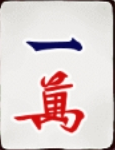
#> input picture android/app/src/main/python/recognition/images/labelled/1m.png, 115 x 150 px
$ python -i bank_transfer.py   (imports and definitions only)
#> lines starting #> are read from the running program, lines starting #| are printed output that depends on the picture
### android/app/src/main/python/recognition/tencent_grid_detector.py
# -*- coding: utf-8 -*-
import os
import sys
import threading
from concurrent.futures import ThreadPoolExecutor
from typing import Dict, List, Optional, Set, Tuple

import cv2
import numpy as np

from .detector import Detector
from .stage import DetectionResult, Stage
from utils.stubs import CVImage, Rect

# 模板几何基准。`extract_face` 把任意裁片归一到 FACE_W x FACE_H 的画布，
# `_build_cores` 的两刀就按这个画布写；所以**任何**模板（含手绘主库、含各平台
# bank）在切片前都必须先落到同一画布上，否则切出来的核尺寸不齐，
# `matchTemplate` 的分数在不同类之间不可比（实测教训见 _build_cores 的 docstring）。
FACE_W, FACE_H = 80, 120
CORE_X0, CORE_X1 = 12, 68              # 核的横向窗口（两侧剔掉牌框与象牙边）
CORE_Y0, CORE_Y1 = 16, 104             # 普通牌的纵向窗口
CORE_BTN_Y0 = 44                       # 带顶标（癞子/春天）时的纵向上沿
CORE_W, CORE_H = CORE_X1 - CORE_X0, CORE_Y1 - CORE_Y0     # 56 x 88

# ===== 打分第四刀：粗筛 + 精算（两阶段打分）=====
# 打分单价 = 核数 × 每核单价，而 `matchTemplate` 的钱 ≈ 输出像素 × 模板像素，
# 所以想再快一档只有两条路：少扫几核，或让每次比较便宜。本刀把两者串起来：
#   ① 粗筛：牌面图与**全部候选核**一起等比缩到 PREFILTER_SCALE（像素 1/4），
#      跑一遍便宜的 NCC 只做排序；
#   ② 精算：只对上表选出的少数标签跑原来的全尺寸 NCC，最终分数表由此产生。
# 必须图与核**同比例**缩：只缩模板不缩图，输出窗口反而变大（实测 17×13 → 61×57），
# 便宜不了多少（口径来自 `localtest/probe_prefilter.py`）。
#
# 代价与收益（实测 `build/prefilter_gt.txt`：37 帧 verified GT 的**真实调用序列**
# 738 次打分，手牌行/牌河/副露/救援重扫全部包含在内，每次 110 核）：
#   全量扫 11.26ms/枚 → 两阶段 5.71ms/枚（-49.3%；粗筛单枚 4.09ms = 全量的 36.4%，
#   精算平均 4.1 个标签 / 16.2 枚核 = 1.62ms）；
#   「全量 argmax 标签落进精算集」738/738，「过完 `_decide` 的最终 (label, score)
#   与全量逐字全等」738/738。
# 为什么判据看 argmax 召回而不是只看最终一致（这条是硬道理，不是保守）：只要
# 全量 argmax 落在精算集里，它拿的就是精确全尺寸分，于是精算集内的 argmax 与
# 全量 argmax 同类同分（集外标签的全量分不可能更高，否则它就才是 argmax），再
# 加上相邻类闭包让 7 条结构判决的输入分也都精确 ⇒ **最终输出由构造保证一致**。
# 反过来「最终一致 100% 但 argmax 召回不足」是靠运气（被挤掉的类恰好被隔壁捞
# 回来），那种绿不许上线：K=2 时最终一致同样 100%，但粗筛召回只有 99.3%。
PREFILTER_SCALE = 0.5
PREFILTER_TOP_K = 3        # 粗筛前 K 名进精算集
# 与粗筛第一名分差小于这个带的标签**全部**进精算集：粗筛自己都分不清高下时，
# 就没资格替精算做淘汰。0.06 不是新调的参数——`_decide` 判「NCC 分不出 2m/3m」
# 用的就是同一个 0.06（第 1~3 条裁决），这里只是把同一把尺子用到筛选上。它在
# 本批 738 次调用里平均只多放进 0.3 个标签（见上表的 K=3/Δ=0 vs Δ=0.06 两行），
# 买的是陌生牌风/遮挡/低置信帧上「排序整体失稳」时的自我退化。
PREFILTER_MARGIN = 0.06

# `_decide` 里成对出现的形近类。精算集必须对它做**闭包**：任一方入围就把另一方
# 也拉进来，否则 `scores.get("3m", 0.0)` 会读成 0，那条结构判决整条被跳过——这不
# 是理论担心，是写这份代码时必须防住的唯一一条真实失真路径。
# 新增/删除 `_decide` 里的判决时**必须同步这张表**，守卫
# `localtest/test_prefilter_consistency_guard.py` 会从 `_decide` 源码里把成对标签
# 抽出来比对（漏改在离线就被拦下，不等真机认错牌）。
ADJACENT_PAIRS: Tuple[Tuple[str, str], ...] = (
    ("2m", "3m"), ("2s", "3s"), ("2p", "3p"), ("4p", "5p"),
    ("6p", "8p"), ("6s", "9s"), ("4s", "5s"),
)

ADJACENCY: Dict[str, Tuple[str, ...]] = {}
for _a, _b in ADJACENT_PAIRS:
    ADJACENCY.setdefault(_a, []).append(_b)
    ADJACENCY.setdefault(_b, []).append(_a)

# 附加平台风格 bank 清单：(模块名, 风格名)。提成模块常量是为了让离线评测
# 能按名字关掉某一个 bank，做「加/不加」对照（见 localtest/calibrate_shots.py
# 的 --disable-bank）——新增平台时在这里加一行即可。
EXTRA_BANKS: Tuple[Tuple[str, str], ...] = (
    # 腾讯欢乐麻将：`build_platform_bank.py` 会把 `tiles/tencent/` 编译成
    # templates_tencent.py，但它历史上从未被登记 — 真机收割的 83 张牌风全部躺在
    # 一个无引用的模块里，腾讯帧只能拿 34 张手绘主 bank 去读（实测帧 12 的九条
    # 被读成七条、置信 0.88，而本帧就是该类的唯一素材）。不登记 = 白收割。
    ("recognition.templates_tencent", "tencent"),
    # 蜀山牌风：来自真机截图人工核对收割。
    ("recognition.templates_shushan", "shushan"),
    # 雀神四川麻将：其牌风不在任何已有 bank 里时，模板分够不到 yolo_detector
    # 覆盖层的 0.40 放行线，YOLO 的错标签会被原样放行
    # （实测帧 14 纯 YOLO 仅 2/14 命中，补 bank 后 11/14）。
    # 素材：localtest/harvest_style_tiles.py -> localtest/build_platform_bank.py。
    ("recognition.templates_queshen", "queshen"),
    # 途游四川麻将：万子用大写数字（伍萬/陸萬），YOLO 不认；筒子数圈、
    # 条子数根也失稳（帧 34 实测仅 2/12 命中）。
    ("recognition.templates_tuyou", "tuyou"),
    # JJ 麻将：条子与万子有稳定的系统性错读（4s→5s、5s→9s、2s→8s、8m→7m），
    # 五帧实测 30/64；牌风模板入 bank 后由模板抢回正确标签。
    ("recognition.templates_jj", "jj"),
    # 微乐四川麻将：其牌风完全不在任何已有 bank 里，所以模板分够不到覆盖层
    # 放行线，既读错数牌（4m↔5m、8p→2p）也让漏检补槽拿不到分而整槽丢弃。
    ("recognition.templates_weile", "weile"),
    # 指尖四川麻将（血流红中）：牌风里 8m/9s/7z(赖子) 都是高对比笔画密集团，
    # 没有本家 bank 时探针会把它自信地归到“最像的已挂 bank”——实测本批 15 帧
    # **全部**误路由（8 帧→tuyou、4 帧→shushan），所以这一块必须建库。
    # 素材：localtest/gt/shots_b1.json -> harvest_from_gt.py -> build_platform_bank.py。
    ("recognition.templates_zj", "zj"),
)

# 风格 -> 允许它的平台 key。没在这里出现的风格 = 全平台可用（历史行为）。
# queshen 必须限平台：定量泄漏实验（localtest/leak_queshen.py，630 张自带真值的
# 其它风格牌面）显示雀神模板会把腾讯牌风的 5s↔9s、6p↔8p、9p↔6p 抢走，
# 线上口径净修正 9 / 净泄漏 8 —— 全平台开着约等于白送，只对雀神开则是纯收益。
STYLE_PLATFORM_WHITELIST: Dict[str, Tuple[str, ...]] = {
    "queshen": ("gd_queshen",),
    # 途游模板与腾讯牌风同为“圈/根”计数型，最容易互抢，必须限平台。
    "tuyou": ("tuyou",),
    "jj": ("jj",),
    "weile": ("weile",),
    # 指尖牌风与途游/蜀山同为“血流”系且都被探针误路由过，限平台以免串味。
    "zj": ("zj_sichuan",),
}

# 风格 -> 明确不允许它的平台 key（只在白名单之外再做减法）。没出现在任何一张表里
# 的风格 = 全平台可用（历史行为）。
# 为什么蜀山只在「用户声明腾讯」时踢掉，而不是收进它自己的平台：
# 试过整条限平台（"shushan": ("shushan",)），代价是真的：
# `localtest/test_eval_alignment.py` 的 zj#08（LOFO 剔掉本帧 zj 模板）那一格七筒
# 本来是被**蜀山核**抢回来的，限平台后变成 6p；`test_skip_probe_guard.py` 同时变红。
# 那是「本家 bank 覆盖不够时跨家捞一把」的救援池，不该被我为了省时间剥掉。
# 而腾讯这一家不同：它是默认平台、也是真机在用的平台，蜀山核在这里是**纯花费**
# ——A/B（`localtest/ab_style_cores.py`，37 帧 verified GT，逐帧 fresh Engine）
# 裁掉 shushan 后 hand/status/dingque 逐帧差异 0，单帧均值
# 654.6ms → 447.6ms（-31.6%，原始输出 build/ab_none.txt 与
# build/ab_drop_shushan.txt）；普查脚本 `localtest/core_census.py` 量到腾讯
# 平台 + 川麻候选集每片参与 matchTemplate 的核从 186 降到 110（逐平台表见它的输出）。
# 所以减法只做在这一家，其它平台的跨家救援一律保持原样。
STYLE_PLATFORM_DENYLIST: Dict[str, Tuple[str, ...]] = {
    "shushan": ("tencent",),
}

# 手牌**重叠排布**（后一张压住前一张，节距 ≈ 0.0547*屏宽）的平台；不在表里的
# 按相邻排布（节距 ≈ 牌面宽 = 牌高/1.35）。
# 为什么这张表能省掉每帧一次全库探针（实测 `localtest/ab_skip_probe.py`，
# 91 帧 LOFO 夹具，build/ab_skip_probe.txt）：
#   探针在**用户已声明平台**时只做两件好事之一 —— 猜“这帧像哪家的牌风”。
#   实测 91 帧里它每次都把本家排在第一（jj→jj 14/14、queshen→queshen 15/15、
#   tencent→tencent 16/16…只有 2 帧路由到隔壁家，而那两家同为相邻排布，
#   行为完全一致），也就是说**它猜的东西用户已经告诉我们了**；而代价是每帧
#   594 张模板 × 2~3 枚代表牌 = 1273 次 matchTemplate（214~284ms/帧，
#   占总耗时 21~28%，见 build/cost_detail.txt）。
#   等价性 A/B：91 帧标签与框序列**逐帧相同（差异 0）**，总耗时省 17~20%。
#   唯一差别是 queshen#05 一枚 7z 的置信度 0.796→0.815（标签不变）：候选集从
#   「探针收窄的那家」放回「平台白名单」，同类的别家变体核分数更高 —— 这正是
#   `localtest/test_style_probe.py` 第 6 条守卫要求的“声明是硬事实，探针只是提示”，
#   跳探针等于把这条贯彻到底。
#   「逐帧相同」的适用范围（后来被样本外实测纠正过一次）：那份 A/B 用的是**全库**
#   夹具，没做 LOFO 剔模板。LOFO 下会差一格：蜀山帧 01 第 12 枚，旧行为候选被探针
#   收窄成 `shushan` 一家（本帧贡献的 8 张模板刚被剔走，5p 在本家 bank 里没了模板，
#   被形近的 4p 抢走），现行给平台白名单 `shushan+tencent`，主库模板把它救回来
#   （1080 -> 1081/1087，见 build/lofo_channel_b1.txt 与 …_probe.txt 两份对照）。
#   方向是**变好**，所以这里不是拿精度换时间；但它证明「零差异」不能无条件讲，
#   那一格已由 `localtest/test_skip_probe_guard.py` 钉成棘轮。
# 排布方式是平台的物理属性，不是牌风属性：所以查表比猜更准，而且换分辨率不影响。
PLATFORM_OVERLAP_LAYOUT = frozenset({"tencent"})

# 牌墙里真的含完整字牌（东南西北發）的平台。川麻（血流/血战）只用 108 张 +
# 癞子，风牌根本不存在，把 classify_tile 的候选集放开到 34 类会让模板把
# 8p/9p 误配成 東/白——所以放开必须按平台，不能全局改。
# 依据一律以「该平台自己人工钉过的帧里真读出过 1z~6z」为准：
#   weile      帧 04 手牌尾两枚 = 南/北（旧记录写的“帧 06/07”是换批次前的编号，已失效）
#   gd_queshen 帧 09/12 手牌里 東(1z)/西(3z)/發(6z) 共 8 枚
#   tencent    帧 12 一次给齐 東/西/北/中/發/白（本批唯一带字牌的腾讯帧）
# 没进这张表的平台（蜀山/途游/JJ/指尖）在已钉帧里只出现过 7z（红中癞子），
# 没有证据就不放开：给没有字牌的平台放开，代价是把 8p/9p 读成 東/白。
# 实测不放开的代价：雀神的 東→7z、西→1p、發→1s 整族失误，根因就在这里——
# 3z/1z/6z 的模板明明在 bank 里，却连被比较的机会都没有（候选集只有 7z）。
PLATFORM_FULL_HONORS = {"weile", "gd_queshen", "tencent"}

# 手牌逐枚打分的并行度。为什么并行而不是别的：实测每帧 691ms 的手牌通道里，
# 打分是「25 枚互不相关的 NCC 扫描」，而 `build/thread_memo.txt` 量到
#   串行 5563ms/74 枚 -> 2 线程 1.91x、4 线程 5.28x、8 线程 6.90x，
#   且三种并行度下**每枚结果与串行逐枚全等**（并行单位=单帧内的牌，同帧同平台，
#   所以 `active_styles`/`_mode_tiles` 这些共享可变态在提交前就设好、帧内只读）。
# 同一次实测还判掉了另一条看起来更"安全"的路：按牌面像素做精确记忆化只在
# 逐像素静止时命中（1px 位移/亮度±2/JPEG 重压全部失配），对循环回放的压测夹具
# 更是刷分工具，所以不做。
# 上限压到 4：`yolo_detector` 已经把 `cv2.setNumThreads` 设到 min(4, 核数)，
# 再开更多 worker 会和 OpenCV 的内部线程抢同一批核（大.LITTLE 上会倒挂）。
# 手机上的实际加速必须在设备上复测，不能拿 PC 的 5.28x 当承诺。
PARALLEL_WORKERS = 4
PARALLEL_MIN_TILES = 6        # 少于这个张数，线程调度开销大于收益，直接串行


# [16 lines left out: function banked_platforms, not called in this run]


# 数牌 27 类是所有玩法共用的底集。
_BASE_TILES: Set[str] = ({f"{i}m" for i in range(1, 10)}
                         | {f"{i}p" for i in range(1, 10)}
                         | {f"{i}s" for i in range(1, 10)})


# [42 lines left out: functions resolve_candidate_tiles, _prefilter_core, not called in this run]


# ============================================================================
# 开局特殊阶段的「跨平台几何」判据（定缺三色盘 / 金色换牌按钮）
# ----------------------------------------------------------------------------
# 为什么不能沿用原来那套固定取区：原实现的四条定缺判据与换牌窗口全部是在
# 41 帧**腾讯**真机上量的，把「色盘在 y40%~75%、万→条→筒 从左到右、按钮在
# y74%~88%」当成了物理规律。它们只是腾讯那一家的 UI 排版。57 帧实测
# （`localtest/probe_phase_layout.py` 逐帧量到的圆盘/金色域，评分台
# `localtest/eval_phase_layout.py`）：
#   途游定缺三盘   中心 y≈0.66，横向顺序 筒(蓝)→条(绿)→万(红)，节距 0.117
#   蜀山定缺三盘   中心 y≈0.62~0.65，顺序 万(红)→条(绿)→筒(蓝)，节距 0.088~0.108
#   JJ   定缺三盘  中心 y≈0.63~0.65，顺序 条(绿)→万(红)→筒(金)，节距 0.135~0.14
#   腾讯定缺三盘   中心 y≈0.62，    顺序 万→条→筒，节距 0.10
#   JJ   换牌按钮  中心 (0.611, 0.646)，宽高比 2.84，填充率 0.812，高/屏高 0.091
#   途游确定按钮    中心 (0.511, 0.679)，宽高比 3.14，填充率 0.878，高/屏高 0.092
#   腾讯换牌按钮    中心 (0.687, 0.760)，宽高比 2.12~2.21，填充率 0.47~0.50，高/屏高 0.065
# 也就是说：**花色顺序会被平台任意排列，按钮位置能差出 0.11 屏高**。任何一条
# 「按顺序找三个色块」或「只看某一条低带」的判据都必然在别家平台上漏判。
#
# 换成与排版无关的两条不变量：
#   定缺 = 屏幕中下部存在**一行三个**同尺寸、颜色互不相同、横向共线的饱和圆盘；
#   换牌 = 屏幕中部存在一个**扁圆金按钮**（宽高比/填充率/绝对高度三项指纹同时成立）。
# 原有的腾讯判据一条不删：新几何只是**追加**的通路，实测 57 帧上双方都是 0 误报，
# 删旧值等于拿已知的腾讯真机帧去赌一个没量过的分辨率。
# ============================================================================

# 圆盘（定缺色盘）指纹：外接框边长占屏宽的比例区间。下界 0.030 是蜀山那颗
# 被文字压扁的红盘实测宽 0.033 顶出来的，再抬就把真盘切掉。
_PHASE_DISC_W = (0.030, 0.130)
_PHASE_DISC_ASPECT = (0.65, 1.45)
_PHASE_DISC_HULL_FILL = 0.58
_PHASE_DISC_MIN_AREA = 300          # 2000x899 基准像素，跨分辨率按面积比缩放
# 三盘行允许的中心纵带（占屏高）。上界 0.80 挡的是手牌行里的宝牌/徽章，
# 下界 0.50 挡的是顶部头像与网络延迟胶囊。
_PHASE_DISC_ROW_Y = (0.50, 0.80)
_PHASE_DISC_TRIPLE_GAP = (0.055, 0.18)   # 相邻两盘中心距 / 屏宽
_PHASE_DISC_ROW_SPAN = 0.45              # 三盘首尾总跨幅 / 屏宽
# 三盘行的**中心**允许范围（归一化 x）。选门三盘是居中 modal UI，不靠屏幕右边；
# 不加这条时，「右侧一排圆形UI」（对手头像 + 金豆徽章）同高/等大/异色就能凑过判据
# （实测途游局中帧 r26 行中心 0.751 被误判为定缺页；真定缺页最大偏移 0.115）。
# 双盘分支早有同类型的 `_PHASE_DISC_PAIR_MID`，三盘分支是漏了。
_PHASE_DISC_ROW_MID = (0.28, 0.72)
# 只找到两盘时的加严条件：必须是「居中那一排被挡住一个」，不是「桌面上随便
# 两个圆形色块」。实测腾讯 s_d0bf 帧（万盘被悬浮窗挡住）两盘中点 0.555、
# 节距 0.102、纵向差 0.002；而雀神/蜀山局中帧的误配两盘中点 0.725/0.738。
_PHASE_DISC_PAIR_GAP = (0.08, 0.13)
_PHASE_DISC_PAIR_DY = 0.020
_PHASE_DISC_PAIR_MID = (0.40, 0.62)

# 金色确认按钮指纹（四项同时成立才算，缺一项就会被局中动作按钮或侧栏徽章顶替）
_PHASE_BTN_AR = (1.7, 3.6)          # 外接框宽高比
_PHASE_BTN_FILL = (0.42, 0.95)      # 连通域面积 / 外接框面积
_PHASE_BTN_H = (0.055, 0.130)       # 外接框高 / 屏高
_PHASE_BTN_AREA = 1.5e-3            # 连通域面积 / 全屏面积
_PHASE_BTN_X = (0.35, 0.85)         # 中心横坐标（按钮恒在桌面中线偏右，不贴边）
_PHASE_BTN_Y = (0.42, 0.88)         # 下界即取区上沿（取区已裁掉顶部状态栏），上界不伸进手牌行

_PHASE_HUES = ("red", "green", "gold", "blue")

# 扫盘取区：只扫「桌面下半部、手牌行之上」这条带。实测四个平台的定缺盘行在
# y 0.62~0.66、换牌/确定按钮在 y 0.646~0.760，都落在 [0.42, 0.90] 里。
_PHASE_SCAN_Y = (0.42, 0.90)
_PHASE_SCAN_MAX_W = 900


# [229 lines left out: functions _phase_view, _phase_hue_mask, _find_phase_discs, _phase_disc_row, _phase_disc_row_in_band, _find_phase_gold_buttons, not called in this run]


class TencentGridDetector(Detector):
    # 类属性兜底：没调用过 set_platform_styles 时（比如牌河探针、离线单测直接
    # new 实例）语义等于“不放开字牌”，与历史行为一致。
    full_honors = False
    # 当前玩法的牌集（mpsz 标签集）；None 表示尚未推入，退回按平台兜底。
    _mode_tiles: Optional[Set[str]] = None
    # 用户声明的平台（set_platform_styles 记录）；None = 没声明，探针才有权路由。
    _declared_platform: Optional[str] = None
    # 调试/对照口子：True = 即使声明了平台也照旧扫全库探针。
    # 留着不是为了生产，是为了让守卫能对拍“跳探针到底有没有改变输出”
    # （`localtest/test_skip_probe_guard.py`），以及真机怀疑排布表错时一键退回旧行为。
    probe_when_declared: bool = False
    # 调试/对照口子：True = 声明平台后仍给「张数候选」每档都切一整行（旧行为）。
    # 与 `probe_when_declared` 同一用途：守卫靠它对拍「序贯早停有没有改变输出」
    # （`localtest/test_hand_count_seq_guard.py`，41 帧逐格对拍），真机怀疑节距估错
    # 时一键退回。默认 False = 生产走早停，这条默认值由该守卫钉住。
    hand_count_dual: bool = False

    # [245 lines left out: functions __init__, _classify_batch, _load_templates, canonical_canvas, _build_cores, not called in this run]

    @property
    def templates(self) -> Dict[str, np.ndarray]:
        return self.templates_gray

    @property
    def is_available(self) -> bool:
        return len(self.templates_bgr) >= 27

    # [1195 lines left out: functions _ivory_body, extract_face, count_peaks, set_platform_styles, set_mode_tiles, _resolve_styles and 23 more, not called in this run]

### localtest/cv_eval.py
# -*- coding: utf-8 -*-
"""留一帧交叉验证（LOFO）：在真实数据量下比较 NCC 与其替代方案的**泛化**能力。

为什么必须先跑这个而不是直接换模型：
  1) **防泄漏**。tiles/ 里的 309 张裁片来自我用来评分的那批帧。若拿全部裁片训练、
     再在同一批帧上评分，准确率是假的（上一轮的评分尺子已经出过一次可信度事故，
     不能再犯第二次）。所以按**帧**切分：验证帧的任何牌都不出现在训练集中。
     必须按帧而不是按牌切——同帧的牌共享桌布、光照、尺度和截图链路，按牌随机切
     会让验证集与训练集几乎同分布，指标虚高。
  2) **区分"方法好"与"参数多"**。309 张 / 32 类这个量级，几百上千参数的模型
     （CNN、全维逻辑回归）大概率记住训练集而不是学会泛化。而"每类分数校准"只有
     2×类数 个参数，同样能从 309 张里估出来。把它们放同一把尺子下，才知道收益
     到底来自哪。
  3) **可部署性**。Android/Chaquopy 侧不希望新增 sklearn/onnxruntime 依赖。
     numpy 可表达的方案（NCC、分数校准、线性模型矩阵乘）优先。

方法族：
  ncc       生产口径的简化版：每类多个 88x56 子窗口模板，matchTemplate 取 max，
            跨模板再取 max。**不含**生产的 has_btn 分支与 2m/3m 笔画特判——
            那些是叠加项，先比方法族本身。
  ncc_cal   ncc + 每类分数校准。TM_CCOEFF_NORMED 的 max 响应**跨类不可比**：
            模板内容密度不同（1s 一只鸟大片白 vs 9s 九根密排），噪声峰值的期望
            就不同，于是存在系统性类别偏置。校准把每类分数标准化
            (s - mu_c) / sigma_c，mu_c/sigma_c 由训练集**留一自身**估计。
  proto     最近类中心：整图皮尔逊相关。参数只有类数×图像大小，是"最朴素的可
            部署方案"的下限参照。
  logreg    纯 numpy 多类 softmax 回归（特征为降采样灰度），参数量远大于上面
            几种——用来验证"参数更多是否真的更好"。

用法: py -3.10 localtest\cv_eval.py [--styles weile,tuyou,queshen,jj]
输出: localtest/cv_eval.txt
"""
import argparse
import collections
import os
import re
import sys

import cv2
import numpy as np

HERE = os.path.dirname(os.path.abspath(__file__))
REPO = os.path.dirname(HERE)
PYROOT = os.path.join(REPO, "android", "app", "src", "main", "python")
sys.path.insert(0, PYROOT)

from recognition.tencent_grid_detector import TencentGridDetector  # noqa: E402

TILE_RE = re.compile(r"[1-9][mps]|[1-7]z")
FACE = (80, 120)                 # 生产 extract_face 目标尺寸 (w, h)
CORE_BOX = (16, 104, 12, 68)     # 生产 _build_cores 的牌面子窗口 (y0,y1,x0,x1)


# [23 lines left out: function load, not called in this run]


def core_of(g):
    y0, y1, x0, x1 = CORE_BOX
    return g[y0:y1, x0:x1]


# 模板增广：只扰动**模板侧**，query 保持真实。
#
# 为什么没有亮度缩放与平移（先试过）：TM_CCOEFF_NORMED 先减均值再除标准差，
# 对 g -> a*g+b 严格不变；matchTemplate 的滑动窗口又对平移不变。实测把
# b80/b125/sh 加进模板库，argmax 一位都没变（80.5% -> 80.5%）——它们是数学意义上
# 的恒等变换，只是白付 6 倍算力。这个负结果记下来，避免以后再走一遍。
#
# 这次选的是 NCC 真正管不住的东西：非线性响应（gamma）、重采样/失焦造成的
# 结构模糊（bl*）、尺度归一化不彻底留下的残余缩放（sc*）、加性噪声（n*）。
_RNG = np.random.RandomState(11)
# 噪声固定成常量矩阵：牌面尺寸恒为 (120, 80)，预生成一次可保证结果可复现，
# 不会因为调用顺序不同而往实验里掺入不可控随机性。
_NOISE8 = _RNG.normal(0, 8, (FACE[1], FACE[0])).astype(np.float32)


def _blur(g, k):
    return cv2.GaussianBlur(g, (k, k), 0)


# [11 lines left out: function _rescale, not called in this run]


AUGS = {
    "none": lambda g: g,
    "gm70": lambda g: (255 * (g / 255.0) ** 0.70).astype(np.uint8),
    "gm14": lambda g: (255 * (g / 255.0) ** 1.40).astype(np.uint8),
    "bl3": lambda g: _blur(g, 3),
    "sc90": lambda g: _rescale(g, 0.90),
    "sc112": lambda g: _rescale(g, 1.12),
    "n8": lambda g: np.clip(g.astype(np.float32) + _NOISE8, 0, 255).astype(np.uint8),
}


# [4 lines left out: function ncc_matrix, not called in this run]


def fit_ncc(train, aug_names=("none",)):
    return [(lab, core_of(AUGS[an](g))) for _f, lab, g in train for an in aug_names]


# [51 lines left out: functions predict_ncc, fit_cal, predict_cal, fit_proto, predict_proto, not called in this run]


def _lg_x(g):
    return cv2.resize(g, (24, 32), interpolation=cv2.INTER_AREA).astype(np.float32).ravel()


# [34 lines left out: function fit_logreg, not called in this run]


def predict_logreg(q, m):
    x = (_lg_x(q) - m["mu"]) / m["sd"]
    return dict(zip(m["cls"], (x @ m["W"] + m["b"]).tolist()))


# [130 lines left out: functions lofo, lofo_prefilter, not called in this run]


L2S = (0.003, 0.03, 0.3, 1.0)


# [103 lines left out: function main, not called in this run]


# [2 lines that do not run on import are left out]

### localtest/bank_transfer.py
# -*- coding: utf-8 -*-
"""跨平台模板复用与「全库开放」的定量对照：不补一张图，把三个悬着的问题一次问清。

三个问题：
  1) **generic 到底什么水平**。它不在 STYLE_PLATFORM_WHITELIST 的任何 value 里，按
     tencent_grid_detector 的规则「没在白名单出现的风格 = 全平台可用」，于是六个库
     **全部自由抢分**。这是可量化的生产行为，不该用「兼容所有平台」这句文案来评价。
  2) **蜀山未限平台的代价**。templates_shushan 有 35 条模板、体积是其他 bank 的 8 倍，
     它会参与所有未登记平台的抢分。雀神做过同型实验，结论是净修正 9 / 净泄漏 8；
     蜀山从没测过。
  3) **bank 能否跨平台复用**。同厂/同引擎的麻将 App 经常共用牌面美术资源，若能复用
     就等于省掉一整批补拍——这直接决定前面给你的缺口清单要不要打折。

口径与 localtest/cv_eval.py 完全一致（extract_face 80x120 -> 灰度 NORM_MINMAX ->
CORE_BOX 88x56 -> TM_CCOEFF_NORMED 滑动取 max），所以两张表的数字可以互相比较。
**不含**生产的 has_btn 分支与 2m/3m 笔画特判——那些是叠加增益，所以本文件的绝对值
会比线上略低，但配置之间的**差**仍然有效。

用法: py -3.10 localtest\bank_transfer.py
输出: localtest/bank_transfer.txt
"""
import collections
import importlib
import os
import sys

import cv2
import numpy as np

HERE = os.path.dirname(os.path.abspath(__file__))
sys.path.insert(0, HERE)

from cv_eval import FACE, core_of, load, ncc_matrix  # noqa: E402

# 有人工核对 GT 的裁片目录。shushan 不在 tiles/ 下（它的 bank 来自 harvest_shushan），
# 所以蜀山在这里只能当**施污染的一方**被测，不能被评测。
SAMPLE_PLATFORMS = ("weile", "tuyou", "queshen", "jj")
BANK_MODULES = {
    "base": "recognition.templates_data",       # 腾讯底座：34 类，每类 1 模板
    "weile": "recognition.templates_weile",
    "tuyou": "recognition.templates_tuyou",
    "queshen": "recognition.templates_queshen",
    "jj": "recognition.templates_jj",
    "shushan": "recognition.templates_shushan",
}
GATE = 0.40        # yolo_detector 覆盖层的放行线：低于它模板就没资格抢 YOLO 的标签

_stats = collections.Counter()


def to_face(t):
    """模板统一成 (120,80,3) uint8。库里混着异形尺寸（底座 1z 是 77x56）和
    int64（蜀山整库），不归一就没法在同一把尺子下比——顺手把这些数据质量问题
    计数报出来，别让它藏在平均分里。"""
    a = np.asarray(t)
    if a.dtype != np.uint8:
        _stats["dtype_fixed"] += 1
        a = a.astype(np.uint8)
    if a.ndim == 2:
        a = cv2.cvtColor(a, cv2.COLOR_GRAY2BGR)
    if a.shape[0] == 120 and a.shape[1] == 80:
        return a
    _stats["reshaped"] += 1
    if a.shape[0] < 60 or a.shape[1] < 40:
        _stats["suspiciously_tiny"] += 1
    return cv2.resize(a, (FACE[0], FACE[1]), interpolation=cv2.INTER_AREA)


def bank_core(bgr):
    g = cv2.cvtColor(to_face(bgr), cv2.COLOR_BGR2GRAY)
    return core_of(cv2.normalize(g, None, 0, 255, cv2.NORM_MINMAX))


# [102 lines left out: functions load_bank, classify, build_configs, main, not called in this run]


# [2 lines not run here, left out]

>>> import cv2
>>> picture = cv2.imread('../android/app/src/main/python/recognition/images/labelled/1m.png')
#> picture is the input picture: shape (150, 115, 3); mean B, G, R 206.5, 206.9, 222.7
>>> result = bank_core(picture)
#> in to_face, `return cv2.resize(a, (FACE[0], FACE[1]), interpolation=cv2.INTER_AREA)`:
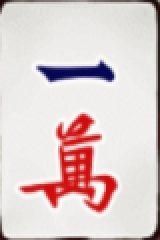
#> returned value: shape (120, 80, 3) (shown 2 times larger); mean of channels 0, 1, 2 206.5, 206.9, 222.7; drawn as B, G, R
#> in bank_core, `g = cv2.cvtColor(to_face(bgr), cv2.COLOR_BGR2GRAY)`:
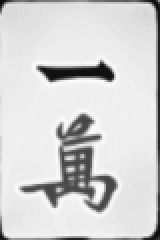
#> g: shape (120, 80) (shown 2 times larger); min 12, max 251, mean 211.6
#> (the rest of the program and of its run is left out)
